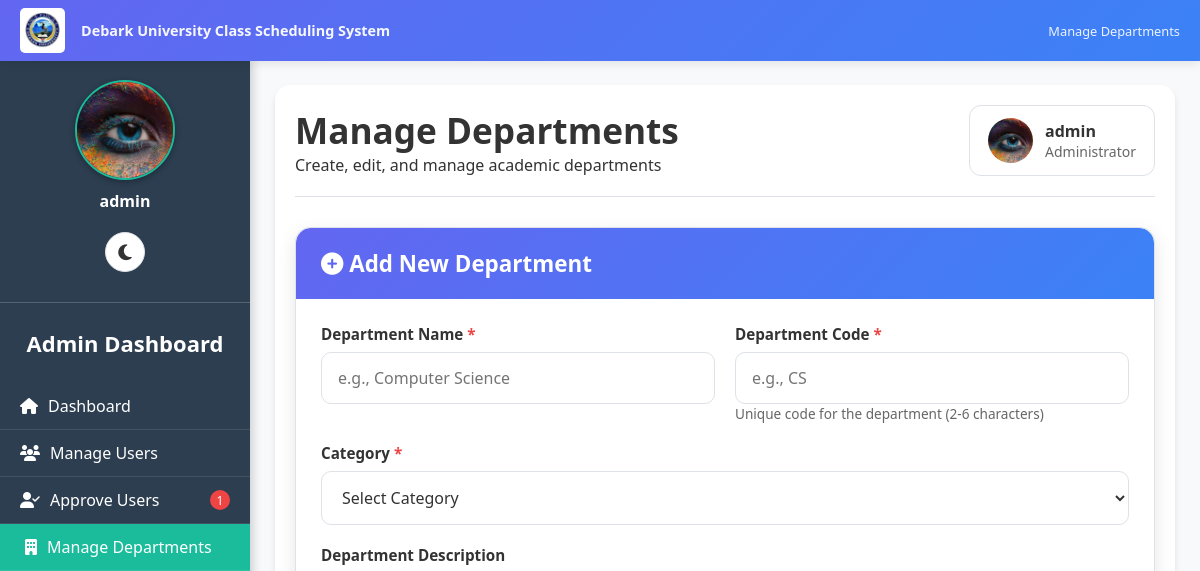
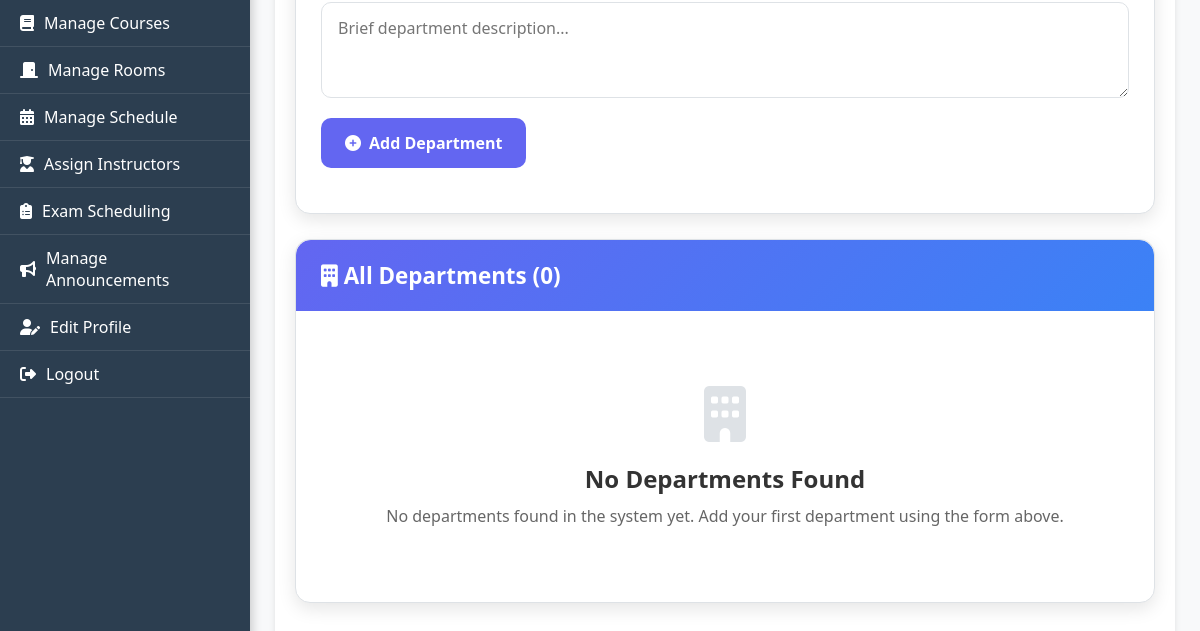
The app's page /admin/manage_departments.php (signed in), older data (2 pictures, top to bottom).
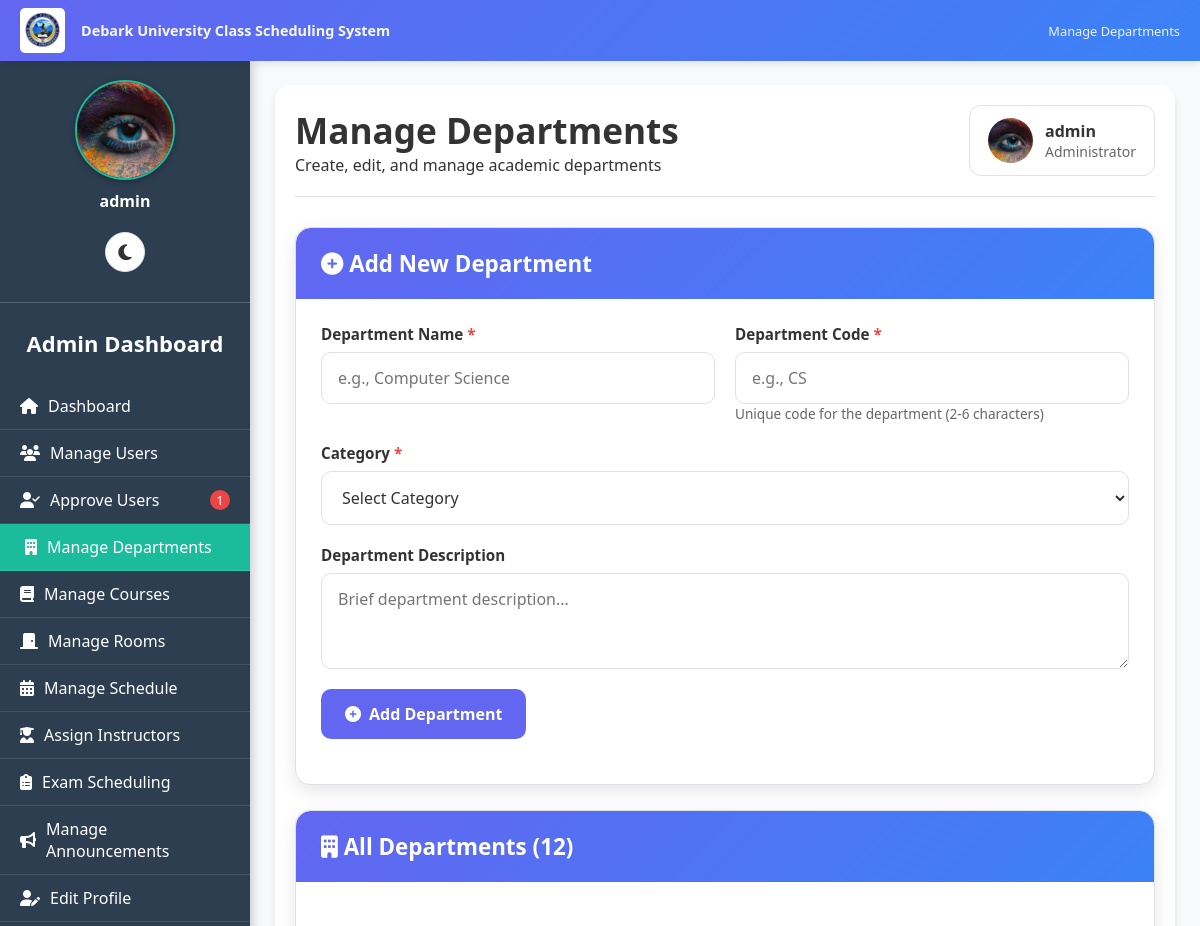
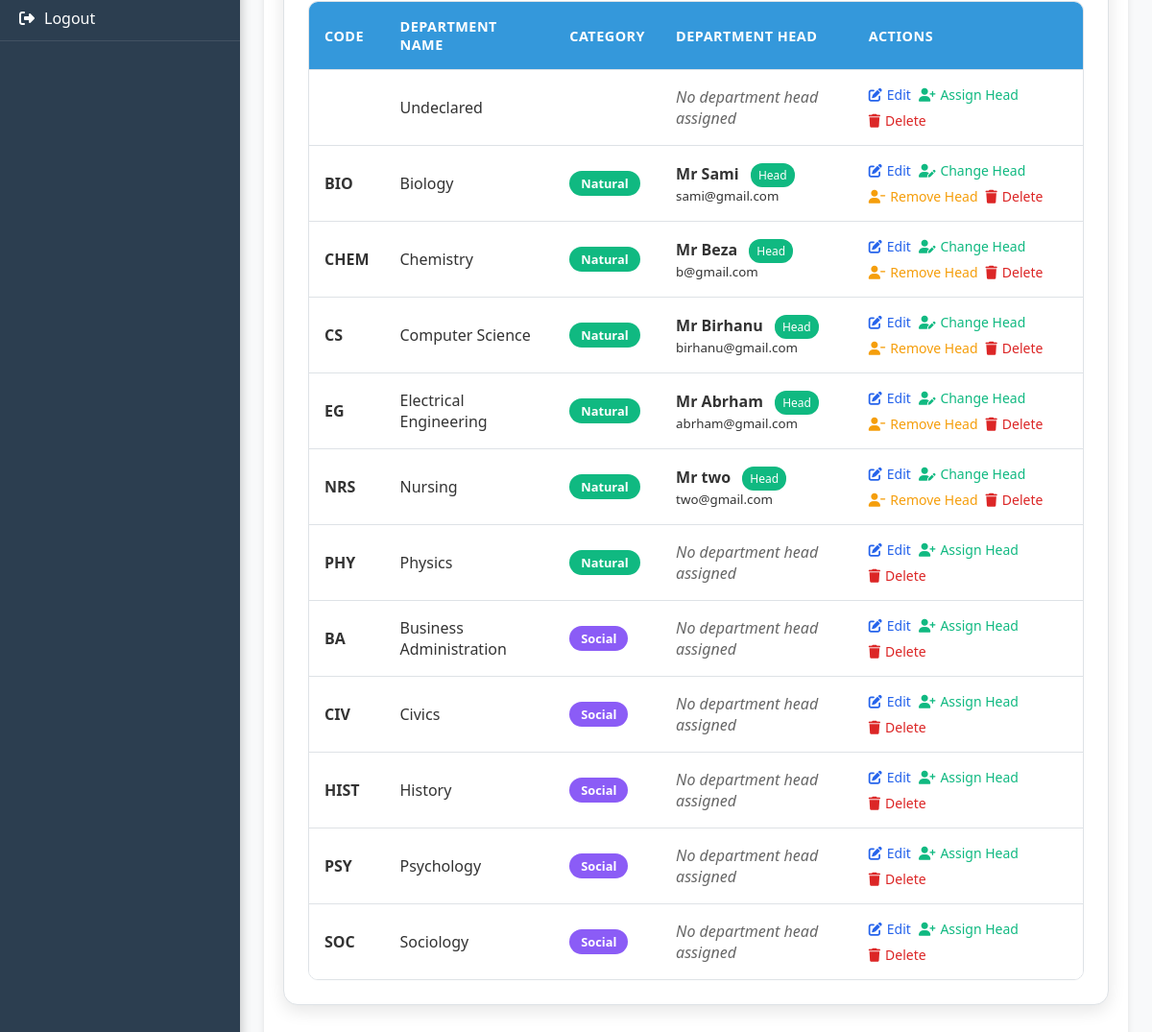
The same page, newer data (2 pictures, top to bottom).
### tables this page shows
CREATE TABLE `departments` (
  `department_id` int(11) NOT NULL,
  `department_name` varchar(100) NOT NULL,
  `department_code` varchar(10) DEFAULT NULL,
  `category` varchar(50) NOT NULL,
  `description` text DEFAULT NULL
);

CREATE TABLE `users` (
  `user_id` int(11) NOT NULL,
  `username` varchar(50) NOT NULL,
  `password` varchar(255) NOT NULL,
  `full_name` varchar(100) NOT NULL,
  `student_id` varchar(50) DEFAULT NULL,
  `email` varchar(100) DEFAULT NULL,
  `role` enum('admin','instructor','student','department_head') NOT NULL,
  `department_id` int(11) DEFAULT NULL,
  `year` varchar(10) DEFAULT NULL,
  `created_at` timestamp NOT NULL DEFAULT current_timestamp(),
  `profile_picture` varchar(255) DEFAULT NULL,
  `email_verified` tinyint(1) DEFAULT 0,
  `verification_token` varchar(255) DEFAULT NULL,
  `is_approved` tinyint(1) DEFAULT 0,
  `is_verified` tinyint(1) NOT NULL DEFAULT 0,
  `id_number` varchar(20) DEFAULT NULL
);

### public/admin/manage_departments.php (the view, shortened to what the changed rows need)
<?php
require __DIR__ . '/../../includes/db.php';
include __DIR__ . '/../includes/darkmode.php';
$departments = $pdo->query("
    SELECT d.*,
           u.user_id as head_id,
           u.username as head_name,
           u.email as head_email
    FROM departments d
    LEFT JOIN users u ON d.department_id = u.department_id AND u.role = 'department_head'
    ORDER BY d.category, d.department_name
")->fetchAll();
?>
<!DOCTYPE html>
<html lang="en" data-theme="<?= $darkMode ? 'dark' : 'light' ?>">
<head>
<link rel="stylesheet" href="https://cdnjs.cloudflare.com/ajax/libs/font-awesome/6.4.0/css/all.min.css">
<link rel="stylesheet" href="../../assets/css/darkmode.css">
</head>
<body>
    <div class="sidebar" id="sidebar">
        <div class="sidebar-content">
            <h2>Admin Dashboard</h2>
        </div>
    </div>
    <div class="main-content">
        <div class="content-wrapper">
            <div class="header">
                <div>
                    <h1>Manage Departments</h1>
                </div>
            </div>
            <div class="card">
                <div class="card-header">
                    <h3><i class="fas fa-building"></i> All Departments (<?= count($departments) ?>)</h3>
                </div>
                <div class="card-body">
                    <?php if($departments): ?>
                        <div class="table-container">
                            <table class="departments-table">
                                <thead>
                                    <tr>
                                        <th>Code</th>
                                        <th>Department Name</th>
                                        <th>Category</th>
                                        <th>Department Head</th>
                                        <th>Actions</th>
                                    </tr>
                                </thead>
                                <tbody>
                                    <?php foreach($departments as $dept): ?>
                                    <tr>
                                        <td data-label="Code"><strong><?= htmlspecialchars($dept['department_code']) ?></strong></td>
                                        <td data-label="Department Name">
                                            <?= htmlspecialchars($dept['department_name']) ?>
                                        </td>
                                        <td data-label="Category">
                                            <span class="department-badge badge-<?= strtolower($dept['category']) ?>">
                                                <?= $dept['category'] ?>
                                            </span>
                                        </td>
                                        <td data-label="Department Head">
                                            <?php if($dept['head_id']): ?>
                                                <div>
                                                    <strong><?= htmlspecialchars($dept['head_name']) ?></strong>
                                                    <span class="head-badge">Head</span>
                                                    <br>
                                                    <small><?= htmlspecialchars($dept['head_email']) ?></small>
                                                </div>
                                            <?php else: ?>
                                                <span class="no-head">No department head assigned</span>
                                            <?php endif; ?>
                                        </td>
                                        <td data-label="Actions">
                                            <div class="action-buttons">
                                                <a class="action-link" href="manage_departments.php?edit=<?= $dept['department_id'] ?>">
                                                    <i class="fas fa-edit"></i> Edit
                                                </a>
                                                <?php if($dept['head_id']): ?>
                                                    <button class="action-link success" onclick="openAssignModal(<?= $dept['department_id'] ?>, '<?= htmlspecialchars(addslashes($dept['department_name'])) ?>')">
                                                        <i class="fas fa-user-edit"></i> Change Head
                                                    </button>
                                                    <form method="POST" style="display:inline;" onsubmit="return confirm('Remove <?= htmlspecialchars(addslashes($dept['head_name'])) ?> as department head?')">
                                                        <button type="submit" name="remove_head" class="action-link warning">
                                                            <i class="fas fa-user-minus"></i> Remove Head
                                                        </button>
                                                    </form>
                                                <?php else: ?>
                                                    <button class="action-link success" onclick="openAssignModal(<?= $dept['department_id'] ?>, '<?= htmlspecialchars(addslashes($dept['department_name'])) ?>')">
                                                        <i class="fas fa-user-plus"></i> Assign Head
                                                    </button>
                                                <?php endif; ?>
                                                <form method="POST" style="display:inline;" onsubmit="return confirmDelete(this, '<?= htmlspecialchars(addslashes($dept['department_name'])) ?>')">
                                                    <button type="submit" name="delete_department" class="action-link danger">
                                                        <i class="fas fa-trash"></i> Delete
                                                    </button>
                                                </form>
                                            </div>
                                        </td>
                                    </tr>
                                    <?php endforeach; ?>
                                </tbody>
                            </table>
                        </div>
                    <?php else: ?>
                        <div class="empty-state">
                            <i class="fas fa-building"></i>
                            <h3>No Departments Found</h3>
                            <p>No departments found in the system yet. Add your first department using the form above.</p>
                        </div>
                    <?php endif; ?>
                </div>
            </div>
        </div>
    </div>
</body>
</html>

Row changes from the older to the newer data that the page shows:
added departments: department_name "Undeclared", shows "No department head assigned", category empty (drawn)
now on this page (row unchanged): users: department.department_code "BIO", department.department_name "Biology", department.category "Natural", username "Mr Sami", email "sami@gmail.com"
now on this page (row unchanged): users: department.department_code "CHEM", department.department_name "Chemistry", department.category "Natural", username "Mr Beza", email "b@gmail.com"
now on this page (row unchanged): users: department.department_code "CS", department.department_name "Computer Science", department.category "Natural", username "Mr Birhanu", email "birhanu@gmail.com"
now on this page (row unchanged): users: department.department_code "EG", department.department_name "Electrical Engineering", department.category "Natural", username "Mr Abrham", email "abrham@gmail.com"
now on this page (row unchanged): users: department.department_code "NRS", department.department_name "Nursing", department.category "Natural", username "Mr two", email "two@gmail.com"
added departments: department_code "PHY", department_name "Physics", category "Natural", shows "No department head assigned"
added departments: department_code "BA", department_name "Business Administration", category "Social", shows "No department head assigned"
added departments: department_code "CIV", department_name "Civics", category "Social", shows "No department head assigned"
added departments: department_code "HIST", department_name "History", category "Social", shows "No department head assigned"
added departments: department_code "PSY", department_name "Psychology", category "Social", shows "No department head assigned"
added departments: department_code "SOC", department_name "Sociology", category "Social", shows "No department head assigned"
Text that changed along with them:
count($departments): "0" → "12"
text no longer shown: "No Departments Found No departments found in the system yet. Add your first department using the form above."
text now shown: "CODE DEPARTMENT NAME CATEGORY DEPARTMENT HEAD ACTIONS"
